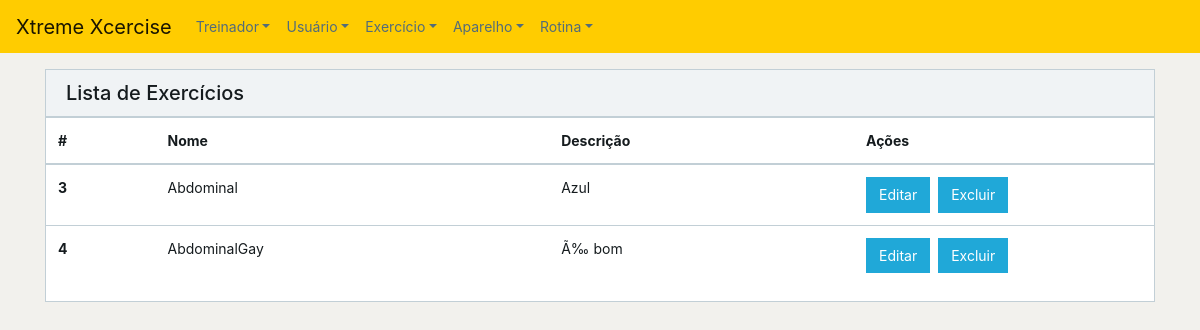
The page /exercicioap/index.php on the database its author committed.
### tables this page shows
CREATE TABLE `exercicio` (
  `exercicioID` int(11) NOT NULL,
  `nome` varchar(35) DEFAULT NULL,
  `descricao` varchar(200) DEFAULT NULL
);

### exercicioap/index.php (the view, shortened to what this page needs)
<?php
include_once '../functions.php';
?>
<!DOCTYPE html>
<html lang="en">
<head>
    <link href="../css/font-awesome.min.css" rel="stylesheet">
    <link href="../css/simple-line-icons.min" rel="stylesheet">
    <link href="../css/style.min.css" rel="stylesheet">
    <link href="../css/stylesheetjr.css" rel="stylesheet">
</head>
<body>
<?php include_once '../header.php';
    $table = 'exercicio';
    $var = indexExercise($table);
?>
<div class="container mt-3">
    <div class="card">
        <div class="card-header">
            <h1 class="h5 m-0">Lista de Exercícios</h1>
        </div>
        <table class="table table-responsive">
            <thead>
            <tr>
                <th>#</th>
                <th>Nome</th>
                <th>Descrição</th>
                <th style="width: 300px;">Ações</th>
            </tr>
            </thead>
            <tbody>
            <?php
            while($row = mysqli_fetch_assoc($var)) {
                echo "<tr>";
                echo "<th>" . $row['exercicioID'] . "</th>";
                echo "<td>" . $row['nome'] . "</td>";
                echo "<td>" . $row['descricao'] . "</td>";
                echo "<td>";
                echo "<a class=\"btn btn-primary mr-2\" href=\"edit.php?id=" . $row['exercicioID'] . " \" role=\"button\">Editar</a>";
                echo "<a class=\"btn btn-primary mr-2\" href=\"delete.php?id=" . $row ['exercicioID'] . " \" role=\"button\">Excluir</a>";
                echo "</td>";
                echo "</tr>";
            }
            ?>
            </tbody>
        </table>
    </div>
</div>
</body>
</html>

### css/stylesheetjr.css (style rules this page uses)
body { background-color: #f2f1ed; }

### rows shown on the page
exercicio: exercicioID "3", nome "Abdominal", descricao "Azul"
exercicio: exercicioID "4", nome "AbdominalGay", descricao "Ã‰ bom"
